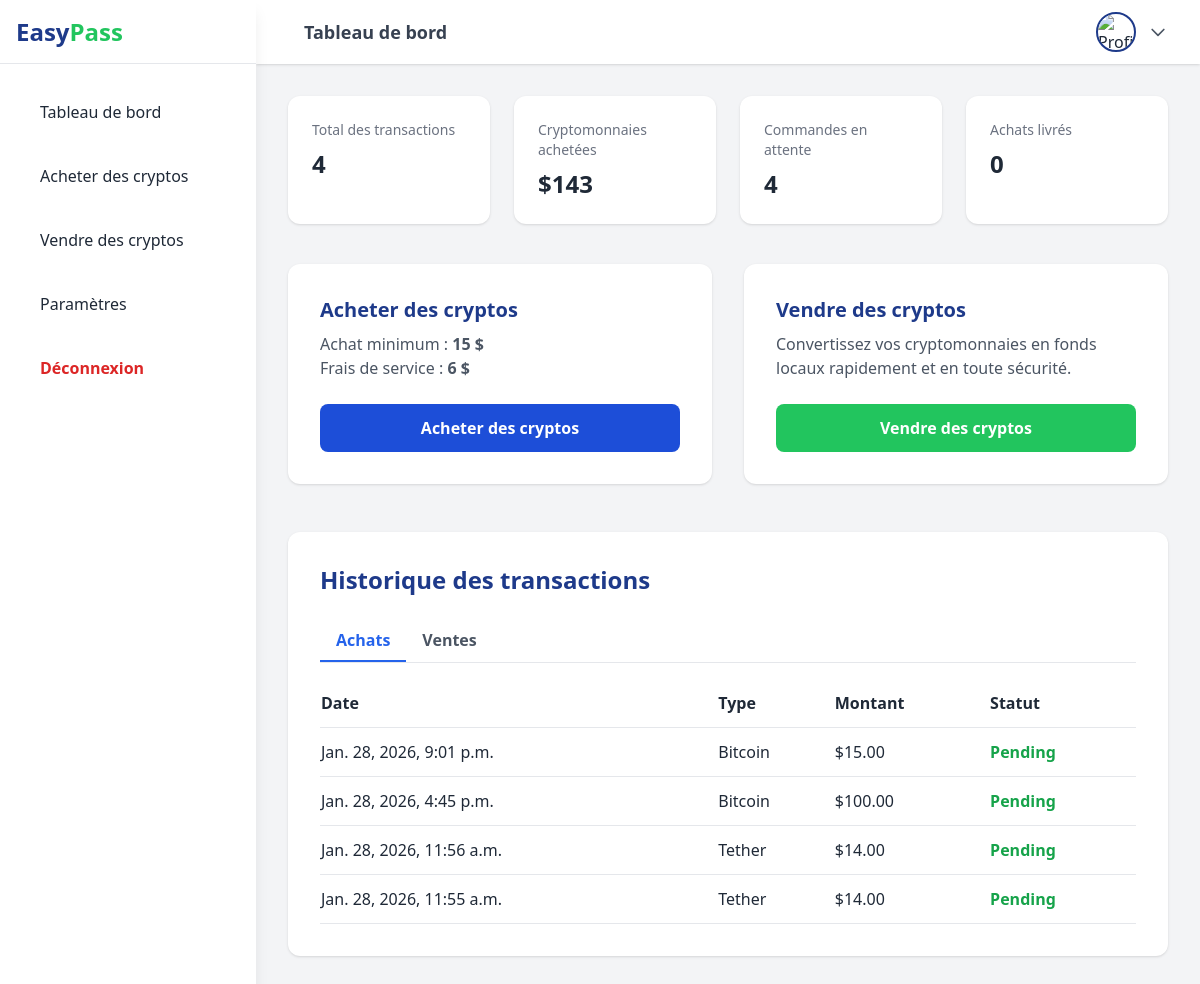
Page /dashboard/ (signed in) on the committed database.
### website/models.py (models this page shows, shortened)
class Purchase(models.Model):
    CONTACT_CHOICES = [
        ("email", "Email"),
        ("whatsapp", "WhatsApp"),
    ]
    STATUS_CHOICES = [
        ("pending", "Pending"),
        ("paid", "Paid"),
        ("cancelled", "Cancelled"),
        ("sent", "Sent"),
        ("delivered", "Delivered"),
    ]
    user = models.ForeignKey(User, on_delete=models.CASCADE)
    crypto = models.CharField(max_length=50)
    usd_amount = models.DecimalField(max_digits=10, decimal_places=2)
    fee = models.DecimalField(max_digits=10, decimal_places=2, default=6)
    total = models.DecimalField(max_digits=10, decimal_places=2)
    crypto_amount = models.DecimalField(max_digits=20, decimal_places=8)
    price_at_purchase = models.DecimalField(max_digits=20, decimal_places=2)
    contact_method = models.CharField(
        max_length=20,
        choices=CONTACT_CHOICES,
        default="email"
    )
    whatsapp_number = models.CharField(
        max_length=20,
        blank=True,
        null=True,
        help_text="Enter WhatsApp number if contact method is WhatsApp"
    )
    email = models.BooleanField(
        default=False,
        help_text="Indicates whether the user's email has been verified for this purchase"
    )
    status = models.CharField(
        max_length=20,
        choices=STATUS_CHOICES,
        default="pending",
        help_text="Current status of the purchase"
    )
    crypto_address = models.CharField(
        max_length=255,
        blank=True,
        null=True,
        help_text="Wallet address where crypto will be sent"
    )
    created_at = models.DateTimeField(auto_now_add=True)

### website/views.py (the view)
# urls.py: path('dashboard/', views.dashboard, name='dashboard'),
@login_required
def dashboard(request):
    purchases = Purchase.objects.filter(user=request.user).order_by('-created_at')
    total_transactions = purchases.count()
    crypto_purchased = purchases.aggregate(total=Sum("usd_amount"))["total"] or 0
    pending_orders = purchases.filter(status="pending").count()
    sent_orders = purchases.filter(status="sent").count()
    delivered_orders = purchases.filter(status="delivered").count()
    purchases_initial = purchases[:5]  # Show only first 5 initially
    sell_transactions = SellTransaction.objects.filter(user=request.user).order_by('-created_at')
    total_sell_transactions = sell_transactions.count()
    sell_transactions_initial = sell_transactions[:5]  # Show only first 5 initially
    context = {
        "purchases": purchases_initial,
        "total_transactions": total_transactions,
        "crypto_purchased": crypto_purchased,
        "pending_orders": pending_orders,
        "sent_orders": sent_orders,
        "delivered_orders": delivered_orders,
        "sell_transactions": sell_transactions_initial,
        "total_sell_transactions": total_sell_transactions,
    }
    return render(request, "website/dashboard/dashboard.html", context)

### website/templates/website/dashboard/dashboard.html (shortened to what this page needs)
{% extends "website/dashboard/base.html" %}
{% block page_title %}Tableau de bord{% endblock %}
{% block content %}
<div class="grid grid-cols-1 sm:grid-cols-2 lg:grid-cols-4 gap-6 mb-10">
    <div class="bg-white p-6 rounded-xl shadow">
        <p class="text-sm text-gray-500">Total des transactions</p>
        <h3 class="text-2xl font-bold mt-2">{{ total_transactions }}</h3>
    </div>
    <div class="bg-white p-6 rounded-xl shadow">
        <p class="text-sm text-gray-500">Cryptomonnaies achetées</p>
        <h3 class="text-2xl font-bold mt-2">${{ crypto_purchased }}</h3>
    </div>
    <div class="bg-white p-6 rounded-xl shadow">
        <p class="text-sm text-gray-500">Commandes en attente</p>
        <h3 class="text-2xl font-bold mt-2">{{ pending_orders }}</h3>
    </div>
    <div class="bg-white p-6 rounded-xl shadow">
        <p class="text-sm text-gray-500">Achats livrés</p>
        <h3 class="text-2xl font-bold mt-2">{{ delivered_orders }}</h3>
    </div>
</div>
<div class="grid grid-cols-1 md:grid-cols-2 gap-8 mb-12">
    <div class="flex flex-col justify-between bg-white rounded-xl shadow p-8 h-full">
        <div>
            <h3 class="text-lg md:text-xl font-bold text-blue-900 mb-2">Acheter des cryptos</h3>
            <p class="text-sm md:text-base text-gray-600 mb-6">
                Achat minimum : <strong>15 $</strong><br>
                Frais de service : <strong>6 $</strong>
            </p>
        </div>
        <a href="{% url 'website:buy' %}"
           class="block text-center bg-blue-700 hover:bg-blue-800 text-white py-3 rounded-lg font-bold mt-auto">
            Acheter des cryptos
        </a>
    </div>
    <div class="flex flex-col justify-between bg-white rounded-xl shadow p-8 h-full">
        <div>
            <h3 class="text-lg md:text-xl font-bold text-blue-900 mb-2">Vendre des cryptos</h3>
            <p class="text-sm md:text-base text-gray-600 mb-6">
                Convertissez vos cryptomonnaies en fonds locaux rapidement et en toute sécurité.
            </p>
        </div>
        <a href="{% url 'website:sell' %}"
           class="block text-center bg-green-500 hover:bg-green-600 text-white py-3 rounded-lg font-bold mt-auto">
            Vendre des cryptos
        </a>
    </div>
</div>
<div class="bg-white rounded-xl shadow p-8">
    <h2 class="text-xl md:text-2xl font-bold text-blue-900 mb-6">
        Historique des transactions
    </h2>
    <div class="flex border-b mb-4">
        <button id="buyTabBtn"
                class="px-4 py-2 font-semibold border-b-2 border-blue-600 text-blue-600 focus:outline-none">
            Achats
        </button>
        <button id="sellTabBtn"
                class="px-4 py-2 font-semibold text-gray-600 border-b-2 border-transparent hover:text-blue-600 focus:outline-none">
            Ventes
        </button>
    </div>
    <div id="buyTransactions">
        <div class="overflow-x-auto">
            <table class="w-full min-w-[500px] text-left border-collapse text-sm md:text-base">
                <thead>
                    <tr class="border-b">
                        <th class="py-3">Date</th>
                        <th>Type</th>
                        <th>Montant</th>
                        <th>Statut</th>
                    </tr>
                </thead>
                <tbody id="buyTransactionTable">
                    {% for purchase in purchases %}
                    <tr class="border-b">
                        <td class="py-3">{{ purchase.created_at }}</td>
                        <td>{{ purchase.crypto|title }}</td>
                        <td>${{ purchase.usd_amount }}</td>
                        <td class="text-green-600 font-semibold">{{ purchase.status|title }}</td>
                    </tr>
                    {% endfor %}
                </tbody>
            </table>
        </div>
    </div>
</div>
{% endblock %}

### website/templates/website/dashboard/base.html (shortened to what this page needs)
<!DOCTYPE html>
<html lang="fr">
<head>
  <script src="https://cdn.tailwindcss.com"></script>
</head>
<body class="bg-gray-100 text-gray-800">
<aside id="sidenav" class="fixed top-0 left-0 h-screen w-64 bg-white shadow-lg z-40 transform -translate-x-full md:translate-x-0 transition-transform duration-300 ease-in-out">
  <div class="h-16 flex items-center justify-between border-b px-4">
    <h1 class="text-2xl font-bold text-blue-900">
      <a href="{% url 'website:dashboard' %}">
        Easy<span class="text-green-500">Pass</span>
      </a>
    </h1>
  </div>
  <nav class="p-6 space-y-4">
    {% block sidenav %}
    <a href="{% url 'website:dashboard' %}" class="block px-4 py-3 rounded-lg hover:bg-gray-100">
      Tableau de bord
    </a>
    <a href="{% url 'website:buy' %}" class="block px-4 py-3 rounded-lg hover:bg-gray-100">
      Acheter des cryptos
    </a>
    <a href="{% url 'website:sell' %}" class="block px-4 py-3 rounded-lg hover:bg-gray-100">
      Vendre des cryptos
    </a>
    <a href="{% url 'website:account_settings' %}" class="block px-4 py-3 rounded-lg hover:bg-gray-100">
      Paramètres
    </a>
    <a href="{% url 'users:logout' %}" class="block px-4 py-3 rounded-lg text-red-600 hover:bg-red-50 font-semibold">
      Déconnexion
    </a>
    {% endblock %}
  </nav>
</aside>
<div class="md:ml-64 min-h-screen transition-all duration-300 ease-in-out">
  <header class="h-16 bg-white shadow flex items-center justify-between px-8">
    <div class="flex items-center space-x-4">
      <h2 class="text-lg font-semibold text-gray-700">
        {% block page_title %}Tableau de bord{% endblock %}
      </h2>
    </div>
    <div class="relative">
      <button id="profile-btn" class="flex items-center space-x-3 focus:outline-none">
        <img src="https://cdn-icons-png.flaticon.com/512/149/149071.png" alt="Profil"
             class="w-10 h-10 rounded-full border-2 border-blue-900">
        <svg class="w-5 h-5 text-gray-600" fill="none" stroke="currentColor" viewBox="0 0 24 24">
          <path stroke-linecap="round" stroke-linejoin="round" stroke-width="2"
                d="M19 9l-7 7-7-7" />
        </svg>
      </button>
    </div>
  </header>
  <main class="p-8">
    {% block content %}{% endblock %}
  </main>
</div>
</body>
</html>

### rows in the picture
Purchase: created_at "Jan. 28, 2026, 9:01 p.m.", crypto "Bitcoin", usd_amount "15.00", status "Pending"
Purchase: created_at "Jan. 28, 2026, 4:45 p.m.", crypto "Bitcoin", usd_amount "100.00", status "Pending"
Purchase: created_at "Jan. 28, 2026, 11:56 a.m.", crypto "Tether", usd_amount "14.00", status "Pending"
Purchase: created_at "Jan. 28, 2026, 11:55 a.m.", crypto "Tether", usd_amount "14.00", status "Pending"

### other values in the picture
{{ total_transactions }} "4"
{{ crypto_purchased }} "143"
{{ pending_orders }} "4"
{{ delivered_orders }} "0"
